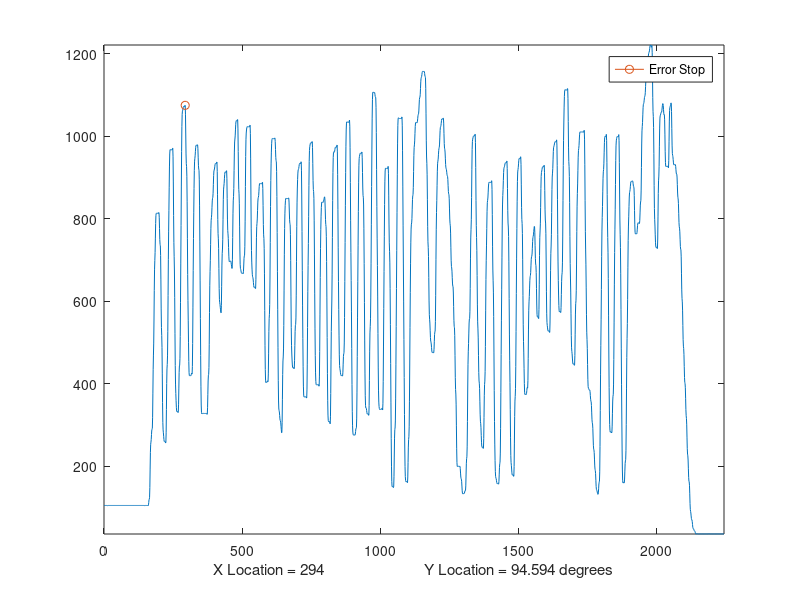

The MATLAB script that drew this image:
% Import raw data as csv file (can be changed to live feed from motors)
raw_data = csvread("MX64-PP-PV.csv");

% Get present position data from output graph file
present_position = raw_data(7:end,3);

% Using peak detection, get the peaks within the data, and then get standard deviation / mean for later calculations
t_out = 0:1:size(present_position, 1)-1;
pp_smooth = sgolayfilt(sgolayfilt(present_position));
[pks idx] = findpeaks(pp_smooth, "MinPeakDistance", round(44));
pp_std = std(pks)
pp_avg = mean(pks)

% Error catching variable set up
error_catch = 0;
error_location = {0,0};

% For loop to iterate through pks to see if any of the peaks are within standard deviation of the stuck position (mean)
for index_for_pks = 1:length(pks)
  if ((pks(index_for_pks) > (pp_avg - pp_std)) & (pks(index_for_pks) < (pp_avg + pp_std)))
    ++error_catch;
  endif
  if error_catch >= 3
    error_location{1} = idx(index_for_pks);
    error_location{2} = pks(index_for_pks);
    break;
  endif
endfor

% Convert raw tick value to degrees for output
y_loc = error_location{2} * 0.088;

% Plot information to visually show the information
subplot(1, 1, 1)
plot(t_out,pp_smooth,error_location{1},error_location{2},'-o;Error Stop;')
xlabel(['X Location = ', num2str(error_location{1}), '                         Y Location = ', num2str(y_loc), ' degrees'])
axis tight